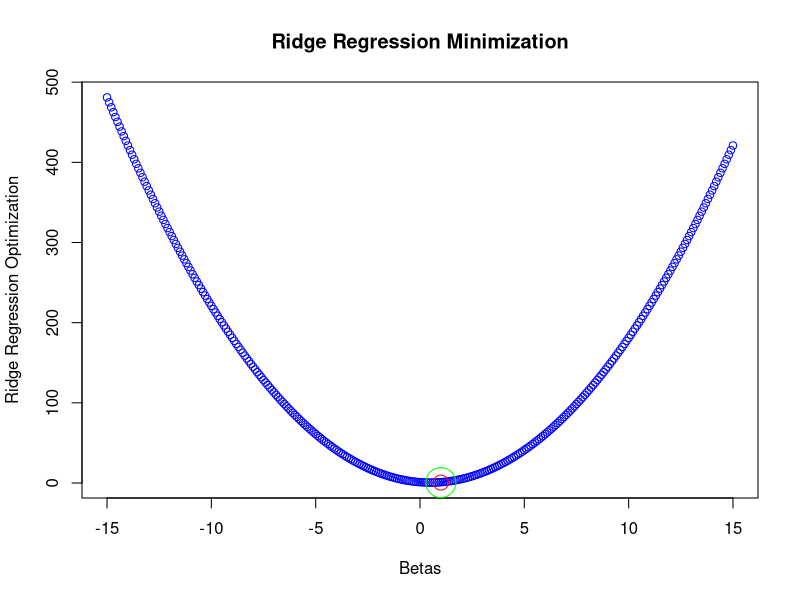
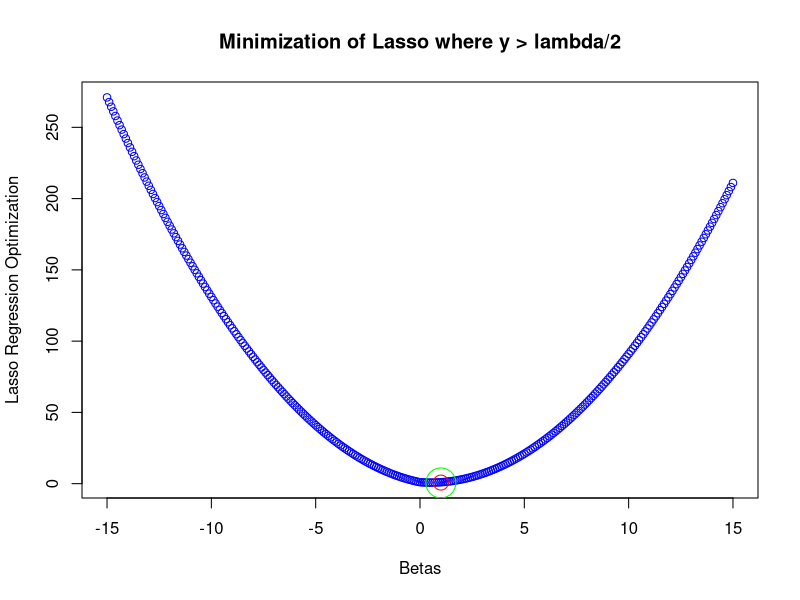

Here is the R script that generated these plots, in order:
## ---- chunk 1
ridge <- function(y, lambda, beta) {
    return((y - beta)^2 + lambda*beta^2)
}

y = 1
lambda = 1
betas <- seq(-15, 15, 0.1)

f.x <- ridge(y, lambda, betas)

function_estimate <- f.x[which.min(f.x)]
equation_estimate <- y/(lambda + 1) 

plot(x = betas,
     y = f.x,
     col = "blue",
     xlab = 'Betas',
     ylab = "Ridge Regression Optimization",
     main = "Ridge Regression Minimization")
points(function_estimate, col = 'red', cex = 2)
points(equation_estimate, col = 'green', cex = 4)

function_estimate == equation_estimate
## ---- chunk 2
lasso <- function(beta, y=y, lambda=lambda) {
    return((y - beta)^2 + lambda*abs(beta))
}

y = 1
lambda = 1
betas <- seq(-15, 15, 0.1)

f.x <- lasso(betas, y, lambda)

function_estimate <- f.x[which.min(f.x)]
equation_estimate <- y - (lambda/2) 

plot(x = betas,
     y = f.x,
     col = "blue",
     xlab = 'Betas',
     ylab = "Lasso Regression Optimization",
     main = "Minimization of Lasso where y > lambda/2")
points(function_estimate, col = 'red', cex = 2)
points(equation_estimate, col = 'green', cex = 4)
